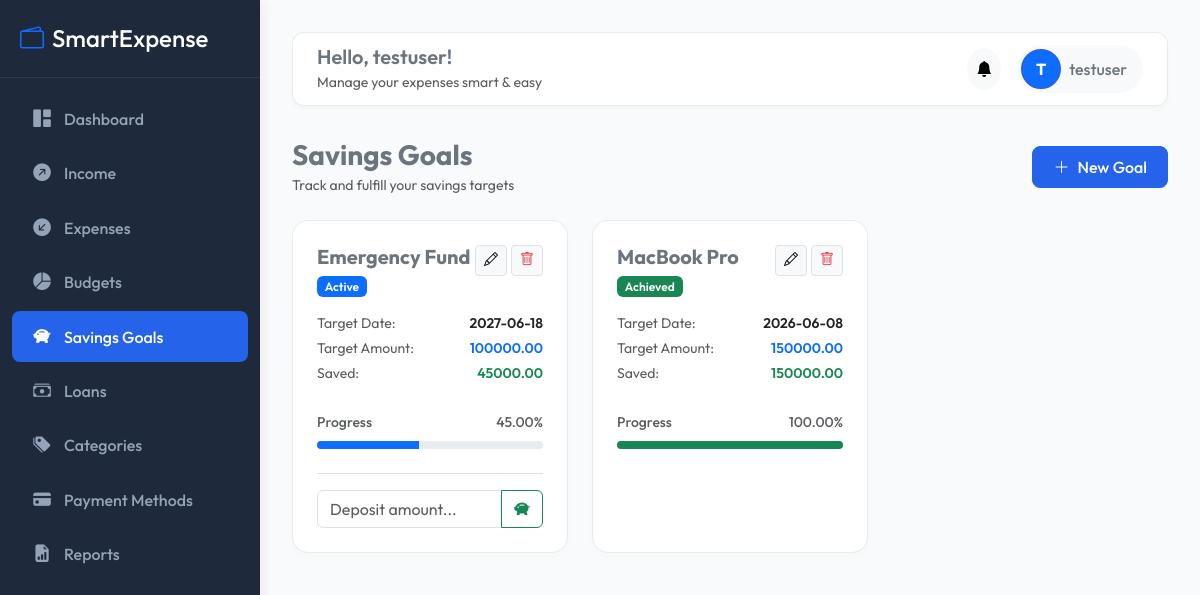
The app's page /savings/ (signed in) with its own data.
### accounts/models.py (models this page shows, shortened)
class User(AbstractUser):
    profile_image = models.ImageField(upload_to='profile_images/', null=True, blank=True)
    created_at = models.DateTimeField(auto_now_add=True)

### savings/models.py (models this page shows, shortened)
class SavingsGoal(models.Model):
    STATUS_CHOICES = [
        ('Active', 'Active'),
        ('Achieved', 'Achieved'),
        ('Failed', 'Failed'),
    ]
    user = models.ForeignKey(settings.AUTH_USER_MODEL, on_delete=models.CASCADE, related_name='savings_goals')
    title = models.CharField(max_length=200)
    target_amount = models.DecimalField(max_digits=10, decimal_places=2)
    saved_amount = models.DecimalField(max_digits=10, decimal_places=2, default=0.00)
    target_date = models.DateField()
    status = models.CharField(max_length=20, choices=STATUS_CHOICES, default='Active')
    def progress_percentage(self):
        if self.target_amount <= 0:
            return 0
        percentage = (self.saved_amount / self.target_amount) * 100
        return min(round(percentage, 2), 100)

### savings/views.py (the view)
# urls.py: path('', views.SavingsGoalListView.as_view(), name='savings_list'),
class SavingsGoalListView(LoginRequiredMixin, ListView):
    model = SavingsGoal
    template_name = 'savings/savings_list.html'
    context_object_name = 'goals'
    def get_queryset(self):
        return SavingsGoal.objects.filter(user=self.request.user)
    def get_context_data(self, **kwargs):
        context = super().get_context_data(**kwargs)
        context['deposit_form'] = SavingsAddForm()
        return context

### savings/forms.py
class SavingsAddForm(forms.Form):
    amount = forms.DecimalField(max_digits=10, decimal_places=2, widget=forms.NumberInput(attrs={'class': 'form-control', 'placeholder': '0.00', 'step': '0.01'}))

### notifications/context_processors.py (called while the page is built)
def unread_notifications_count(request):
    if request.user.is_authenticated:
        count = Notification.objects.filter(user=request.user, is_read=False).count()
        recent = Notification.objects.filter(user=request.user, is_read=False)[:5]
        return {
            'unread_notifications_count': count,
            'recent_notifications': recent
        }
    return {
        'unread_notifications_count': 0,
        'recent_notifications': []
    }

### templates/savings/savings_list.html (shortened to what this page needs)
{% extends 'base.html' %}
{% block content %}
<div class="d-flex justify-content-between align-items-center mb-4">
    <div>
        <h3 class="fw-bold text-secondary m-0">Savings Goals</h3>
        <small class="text-muted">Track and fulfill your savings targets</small>
    </div>
    <a href="{% url 'savings:savings_add' %}" class="btn btn-primary"><i class="bi bi-plus-lg me-2"></i>New Goal</a>
</div>
<div class="row">
    {% if goals %}
        {% for goal in goals %}
        <div class="col-md-6 col-lg-4 mb-4">
            <div class="card stat-card p-4 h-100 d-flex flex-column">
                <div class="d-flex justify-content-between align-items-start mb-3">
                    <div>
                        <h5 class="fw-bold text-secondary mb-1">{{ goal.title }}</h5>
                        <span class="badge bg-{% if goal.status == 'Achieved' %}success{% elif goal.status == 'Failed' %}danger{% else %}primary{% endif %} text-white fw-semibold">
                            {{ goal.status }}
                        </span>
                    </div>
                    <div class="d-flex gap-1">
                        <a href="{% url 'savings:savings_edit' goal.id %}" class="btn btn-sm btn-light border p-1 px-2"><i class="bi bi-pencil"></i></a>
                        <a href="{% url 'savings:savings_delete' goal.id %}" class="btn btn-sm btn-light border text-danger p-1 px-2"><i class="bi bi-trash"></i></a>
                    </div>
                </div>
                <div class="mb-4">
                    <div class="d-flex justify-content-between mb-1">
                        <span class="text-muted small">Target Date:</span>
                        <span class="fw-semibold small">{{ goal.target_date|date:"Y-m-d" }}</span>
                    </div>
                    <div class="d-flex justify-content-between mb-1">
                        <span class="text-muted small">Target Amount:</span>
                        <span class="fw-semibold text-primary small">{{ goal.target_amount }}</span>
                    </div>
                    <div class="d-flex justify-content-between mb-1">
                        <span class="text-muted small">Saved:</span>
                        <span class="fw-semibold text-success small">{{ goal.saved_amount }}</span>
                    </div>
                </div>
                <div class="mb-4">
                    <div class="d-flex justify-content-between mb-2 small fw-medium text-muted">
                        <span>Progress</span>
                        <span>{{ goal.progress_percentage }}%</span>
                    </div>
                    <div class="progress" style="height: 8px; border-radius: 4px;">
                        <div class="progress-bar bg-{% if goal.status == 'Achieved' %}success{% else %}primary{% endif %}" role="progressbar" style="width: {{ goal.progress_percentage }}%" aria-valuenow="{{ goal.progress_percentage }}" aria-valuemin="0" aria-valuemax="100"></div>
                    </div>
                </div>
                {% if goal.status != 'Achieved' %}
                <form method="post" action="{% url 'savings:savings_deposit' goal.id %}" class="mt-auto pt-3 border-top">
                    <div class="input-group">
                        <input type="number" name="amount" step="0.01" min="0.01" class="form-control" placeholder="Deposit amount..." required>
                        <button class="btn btn-outline-success" type="submit"><i class="bi bi-piggy-bank-fill"></i></button>
                    </div>
                </form>
                {% endif %}
            </div>
        </div>
        {% endfor %}
    {% endif %}
</div>
{% endblock %}

### templates/base.html (shortened to what this page needs)
{% load static %}
<!DOCTYPE html>
<html lang="en">
<head>
    <link href="https://cdn.jsdelivr.net/npm/bootstrap@5.3.0/dist/css/bootstrap.min.css" rel="stylesheet">
    <link href="https://cdn.jsdelivr.net/npm/bootstrap-icons@1.10.5/font/bootstrap-icons.css" rel="stylesheet">
    <link href="https://cdn.datatables.net/1.13.4/css/dataTables.bootstrap5.min.css" rel="stylesheet">
    <link href="{% static 'css/style.css' %}" rel="stylesheet">
</head>
<body>
    <nav id="sidebar">
        <div class="sidebar-header">
            <h4 class="m-0 text-white"><i class="bi bi-wallet2 me-2 text-primary"></i>SmartExpense</h4>
        </div>
        <div class="mt-3">
            <a href="{% url 'dashboard:home' %}" class="nav-link {% if request.resolver_match.app_name == 'dashboard' %}active{% endif %}">
                <i class="bi bi-grid-1x2-fill"></i> Dashboard
            </a>
            <a href="{% url 'income:income_list' %}" class="nav-link {% if request.resolver_match.app_name == 'income' %}active{% endif %}">
                <i class="bi bi-arrow-up-right-circle-fill"></i> Income
            </a>
            <a href="{% url 'expenses:expense_list' %}" class="nav-link ">
                <i class="bi bi-arrow-down-left-circle-fill"></i> Expenses
            </a>
            <a href="{% url 'budgets:budget_list' %}" class="nav-link {% if request.resolver_match.app_name == 'budgets' %}active{% endif %}">
                <i class="bi bi-pie-chart-fill"></i> Budgets
            </a>
            <a href="{% url 'savings:savings_list' %}" class="nav-link {% if request.resolver_match.app_name == 'savings' %}active{% endif %}">
                <i class="bi bi-piggy-bank-fill"></i> Savings Goals
            </a>
            <a href="{% url 'loans:loan_list' %}" class="nav-link {% if request.resolver_match.app_name == 'loans' %}active{% endif %}">
                <i class="bi bi-cash-stack"></i> Loans
            </a>
            <a href="{% url 'expenses:category_list' %}" class="nav-link {% if request.resolver_match.url_name == 'category_list' %}active{% endif %}">
                <i class="bi bi-tags-fill"></i> Categories
            </a>
            <a href="{% url 'expenses:payment_method_list' %}" class="nav-link {% if request.resolver_match.url_name == 'payment_method_list' %}active{% endif %}">
                <i class="bi bi-credit-card-fill"></i> Payment Methods
            </a>
            <a href="{% url 'reports:report_dashboard' %}" class="nav-link {% if request.resolver_match.app_name == 'reports' %}active{% endif %}">
                <i class="bi bi-file-earmark-bar-graph-fill"></i> Reports
            </a>
        </div>
    </nav>
    <div id="content">
        <div class="topbar d-flex justify-content-between align-items-center">
            <div class="d-none d-lg-block">
                <h5 class="m-0 fw-semibold text-secondary">Hello, {{ request.user.username }}!</h5>
                <small class="text-muted">Manage your expenses smart & easy</small>
            </div>
            <div class="d-flex align-items-center gap-3">
                <div class="dropdown">
                    <button class="btn btn-light position-relative rounded-circle p-2" type="button" data-bs-toggle="dropdown" aria-expanded="false">
                        <i class="bi bi-bell-fill"></i>
                    </button>
                </div>
                <div class="dropdown">
                    <button class="btn btn-light d-flex align-items-center gap-2 border-0 p-1 pe-3 rounded-pill" type="button" data-bs-toggle="dropdown" aria-expanded="false">
                        {% if request.user.profile_image %}
                        <img src="{{ request.user.profile_image.url }}" class="avatar-md" alt="Avatar">
                        {% else %}
                        <div class="avatar-md bg-primary text-white d-flex align-items-center justify-content-center fw-bold">
                            {{ request.user.username|slice:":1"|upper }}
                        </div>
                        {% endif %}
                        <span class="d-none d-md-inline fw-medium text-secondary">{{ request.user.username }}</span>
                    </button>
                </div>
            </div>
        </div>
        {% block content %}{% endblock %}
    </div>
</body>
</html>

### static/css/style.css (style rules this page uses)
:root { --primary-color: #2563EB; --primary-hover: #1D4ED8; --secondary-color: #1E293B; --success-color: #10B981; --danger-color: #EF4444; --warning-color: #F59E0B; --info-color: #06B6D4; --bg-color: #F8FAFC; --sidebar-width: 260px; --transition-speed: 0.3s; }
body { font-family: 'Outfit', -apple-system, BlinkMacSystemFont, "Segoe UI", Roboto, sans-serif; background-color: var(--bg-color); color: var(--secondary-color); overflow-x: hidden; }
#sidebar { width: var(--sidebar-width); height: 100vh; position: fixed; top: 0; left: 0; z-index: 100; background-color: var(--secondary-color); color: #F8FAFC; transition: all var(--transition-speed) ease; box-shadow: 4px 0 10px rgba(0, 0, 0, 0.05); }
#sidebar .sidebar-header { padding: 1.5rem 1.25rem; border-bottom: 1px solid rgba(255, 255, 255, 0.08); }
#sidebar .nav-link { color: #94A3B8; padding: 0.75rem 1.25rem; display: flex; align-items: center; gap: 0.75rem; border-radius: 8px; margin: 0.25rem 0.75rem; transition: all 0.2s ease; font-weight: 500; text-decoration: none; }
#sidebar .nav-link:hover, #sidebar .nav-link.active { color: #FFFFFF; background-color: var(--primary-color); }
#sidebar .nav-link i { font-size: 1.1rem; width: 20px; text-align: center; }
#content { margin-left: var(--sidebar-width); padding: 2rem; min-height: 100vh; transition: all var(--transition-speed) ease; }
.topbar { background: rgba(255, 255, 255, 0.9); backdrop-filter: blur(8px); border-radius: 12px; padding: 0.75rem 1.5rem; box-shadow: 0 4px 6px -1px rgba(0, 0, 0, 0.03); margin-bottom: 2rem; border: 1px solid rgba(226, 232, 240, 0.8); }
.stat-card { border: 1px solid rgba(226, 232, 240, 0.8); border-radius: 16px; box-shadow: 0 4px 20px rgba(0, 0, 0, 0.01); transition: transform var(--transition-speed) ease, box-shadow var(--transition-speed) ease; background: #FFFFFF; }
.btn-primary { background-color: var(--primary-color); border-color: var(--primary-color); font-weight: 500; border-radius: 8px; padding: 0.5rem 1.25rem; }
.avatar-md { width: 40px; height: 40px; border-radius: 50%; object-fit: cover; border: 2px solid var(--primary-color); }

### records on screen
User: user.username "testuser", user.username "T"
SavingsGoal: title "Emergency Fund", status "Active", target_date "2027-06-18", target_amount "100000.00", saved_amount "45000.00", progress_percentage "45.00"
SavingsGoal: title "MacBook Pro", status "Achieved", target_date "2026-06-08", target_amount "150000.00", saved_amount "150000.00", progress_percentage "100.00"
